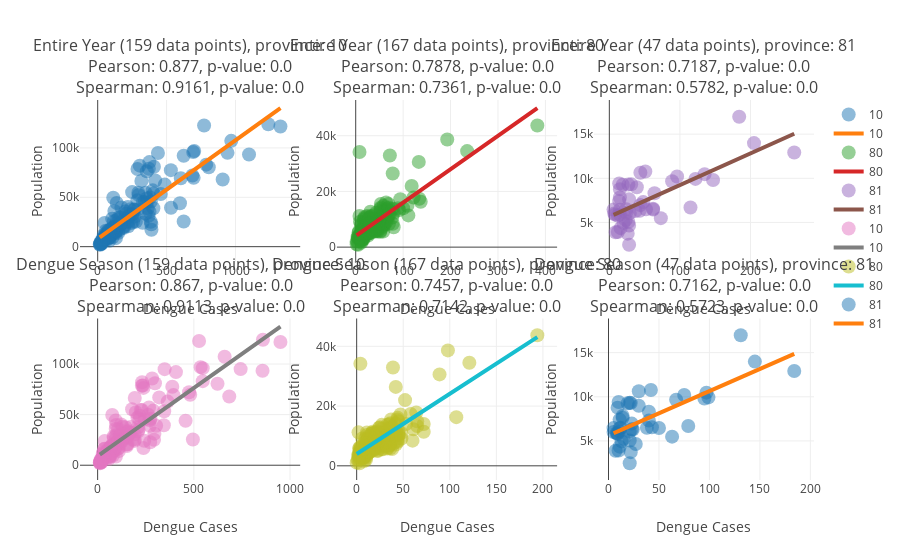

Here is the notebook cell this chart was saved with:
### Code cell
X, y = correlation_total_bs(df_survey, df_detect, df_area, df_cases, df_population)

### Figure 1 — Plotly figure (JSON) as saved in the notebook; plotly's stock layout.template omitted (floating-point values rounded to 4 significant figures; data arrays with more than 128 entries replaced by an {"elided": "..."} marker saying what was removed)
{"data": [{"marker": {"opacity": 0.5, "size": 14}, "mode": "markers", "name": "10", "text": {"elided": "159 int values"}, "type": "scatter", "uid": "b4dad5", "x": {"elided": "159 int values"}, "xaxis": "x", "y": {"elided": "159 int values"}, "yaxis": "y"}, {"line": {"width": 4}, "mode": "lines", "name": "10", "type": "scatter", "uid": "fef154", "x": {"elided": "159 int values"}, "xaxis": "x", "y": {"elided": "159 float values"}, "yaxis": "y"}, {"marker": {"opacity": 0.5, "size": 14}, "mode": "markers", "name": "80", "text": {"elided": "167 int values"}, "type": "scatter", "uid": "5f666a", "x": {"elided": "167 int values"}, "xaxis": "x2", "y": {"elided": "167 int values"}, "yaxis": "y2"}, {"line": {"width": 4}, "mode": "lines", "name": "80", "type": "scatter", "uid": "18cefa", "x": {"elided": "167 int values"}, "xaxis": "x2", "y": {"elided": "167 float values"}, "yaxis": "y2"}, {"marker": {"opacity": 0.5, "size": 14}, "mode": "markers", "name": "81", "text": [810507, 810205, 810508, 810504, 810505, 810603, 810503, 810602, 810601, 810701, 810117, 810703, 810801, 810115, 810116, 810118, 810807, 810804, 810702, 810704, 810402, 810806, 810401, 810405, 810403, 810304, 810303, 810404, 810803, 810805, 810407, 810604, 810506, 810406, 810509, 810202, 810203, 810501, 810204, 810111, 810201, 810105, 810103, 810206, 810808, 810106, 810305], "type": "scatter", "uid": "6c3ed1", "x": [16, 14, 12, 44, 62, 28, 20, 6, 31, 28, 96, 28, 48, 205, 262, 73, 15, 12, 29, 9, 52, 7, 62, 89, 122, 24, 64, 51, 27, 15, 37, 15, 26, 44, 27, 15, 19, 23, 39, 147, 43, 135, 184, 8, 14, 115, 24], "xaxis": "x3", "y": [4350, 9417, 3913, 6965, 6465, 7618, 4948, 6453, 9317, 4647, 10202, 2480.0, 7305, 13989, 12919, 5486, 7820, 5773, 6063, 3884, 6483, 6013, 6545, 9658, 9934.0, 6100, 8300, 10772, 9284, 6445, 6296, 5873, 3728, 10632, 5054, 8769, 9266, 5258.0, 8982, 9815, 6321, 10473, 16965, 5880, 7416, 6694, 6487], "yaxis": "y3"}, {"line": {"width": 4}, "mode": "lines", "name": "81", "type": "scatter", "uid": "c1bc94", "x": [16, 14, 12, 44, 62, 28, 20, 6, 31, 28, 96, 28, 48, 205, 262, 73, 15, 12, 29, 9, 52, 7, 62, 89, 122, 24, 64, 51, 27, 15, 37, 15, 26, 44, 27, 15, 19, 23, 39, 147, 43, 135, 184, 8, 14, 115, 24], "xaxis": "x3", "y": [6210.0, 6138.0, 6066.0, 7216.0, 7863.0, 6641.0, 6353.0, 5850.0, 6749.0, 6641.0, 9085.0, 6641.0, 7360.0, 13000.0, 15050.0, 8258.0, 6174.0, 6066.0, 6677.0, 5958.0, 7504.0, 5886.0, 7863.0, 8833.0, 10020.0, 6497.0, 7935.0, 7468.0, 6605.0, 6174.0, 6964.0, 6174.0, 6569.0, 7216.0, 6605.0, 6174.0, 6317.0, 6461.0, 7036.0, 10920.0, 7180.0, 10490.0, 12250.0, 5922.0, 6138.0, 9768.0, 6497.0], "yaxis": "y3"}, {"marker": {"opacity": 0.5, "size": 14}, "mode": "markers", "name": "10", "text": {"elided": "159 int values"}, "type": "scatter", "uid": "5a99ed", "x": {"elided": "159 int values"}, "xaxis": "x4", "y": {"elided": "159 int values"}, "yaxis": "y4"}, {"line": {"width": 4}, "mode": "lines", "name": "10", "type": "scatter", "uid": "58ec2a", "x": {"elided": "159 int values"}, "xaxis": "x4", "y": {"elided": "159 float values"}, "yaxis": "y4"}, {"marker": {"opacity": 0.5, "size": 14}, "mode": "markers", "name": "80", "text": {"elided": "167 int values"}, "type": "scatter", "uid": "857eae", "x": {"elided": "167 int values"}, "xaxis": "x5", "y": {"elided": "167 int values"}, "yaxis": "y5"}, {"line": {"width": 4}, "mode": "lines", "name": "80", "type": "scatter", "uid": "f158b6", "x": {"elided": "167 int values"}, "xaxis": "x5", "y": {"elided": "167 float values"}, "yaxis": "y5"}, {"marker": {"opacity": 0.5, "size": 14}, "mode": "markers", "name": "81", "text": [810507, 810205, 810508, 810504, 810505, 810603, 810503, 810602, 810601, 810701, 810117, 810703, 810801, 810115, 810116, 810118, 810807, 810804, 810702, 810704, 810402, 810806, 810401, 810405, 810403, 810304, 810303, 810404, 810803, 810805, 810407, 810604, 810506, 810406, 810509, 810202, 810203, 810501, 810204, 810111, 810201, 810105, 810103, 810206, 810808, 810106, 810305], "type": "scatter", "uid": "efb948", "x": [11, 10, 10, 23, 50, 14, 13, 5, 21, 27, 75, 21, 40, 145, 184, 63, 14, 9, 21, 7, 38, 5, 43, 67, 99, 11, 40, 42, 22, 11, 24, 9, 22, 30, 21, 9, 19, 15, 30, 95, 23, 97, 131, 8, 11, 79, 12], "xaxis": "x6", "y": [4350, 9417, 3913, 6965, 6465, 7618, 4948, 6453, 9317, 4647, 10202, 2480.0, 7305, 13989, 12919, 5486, 7820, 5773, 6063, 3884, 6483, 6013, 6545, 9658, 9934.0, 6100, 8300, 10772, 9284, 6445, 6296, 5873, 3728, 10632, 5054, 8769, 9266, 5258.0, 8982, 9815, 6321, 10473, 16965, 5880, 7416, 6694, 6487], "yaxis": "y6"}, {"line": {"width": 4}, "mode": "lines", "name": "81", "type": "scatter", "uid": "338534", "x": [11, 10, 10, 23, 50, 14, 13, 5, 21, 27, 75, 21, 40, 145, 184, 63, 14, 9, 21, 7, 38, 5, 43, 67, 99, 11, 40, 42, 22, 11, 24, 9, 22, 30, 21, 9, 19, 15, 30, 95, 23, 97, 131, 8, 11, 79, 12], "xaxis": "x6", "y": [6176.0, 6126.0, 6126.0, 6778.0, 8133.0, 6327.0, 6276.0, 5875.0, 6678.0, 6979.0, 9388.0, 6678.0, 7631.0, 12900.0, 14860.0, 8786.0, 6327.0, 6076.0, 6678.0, 5975.0, 7531.0, 5875.0, 7782.0, 8987.0, 10590.0, 6176.0, 7631.0, 7732.0, 6728.0, 6176.0, 6828.0, 6076.0, 6728.0, 7130.0, 6678.0, 6076.0, 6577.0, 6377.0, 7130.0, 10390.0, 6778.0, 10490.0, 12200.0, 6025.0, 6176.0, 9589.0, 6226.0], "yaxis": "y6"}], "layout": {"annotations": [{"font": {"size": 16}, "showarrow": false, "text": "Entire Year (159 data points), province: 10<br>Pearson: 0.877, p-value: 0.0<br>Spearman: 0.9161, p-value: 0.0", "x": 0.15, "xanchor": "center", "xref": "paper", "y": 1, "yanchor": "bottom", "yref": "paper"}, {"font": {"size": 16}, "showarrow": false, "text": "Entire Year (167 data points), province: 80<br>Pearson: 0.7878, p-value: 0.0<br>Spearman: 0.7361, p-value: 0.0", "x": 0.5, "xanchor": "center", "xref": "paper", "y": 1, "yanchor": "bottom", "yref": "paper"}, {"font": {"size": 16}, "showarrow": false, "text": "Entire Year (47 data points), province: 81<br>Pearson: 0.7187, p-value: 0.0<br>Spearman: 0.5782, p-value: 0.0", "x": 0.85, "xanchor": "center", "xref": "paper", "y": 1, "yanchor": "bottom", "yref": "paper"}, {"font": {"size": 16}, "showarrow": false, "text": "Dengue Season (159 data points), province: 10<br>Pearson: 0.867, p-value: 0.0<br>Spearman: 0.9113, p-value: 0.0", "x": 0.15, "xanchor": "center", "xref": "paper", "y": 0.425, "yanchor": "bottom", "yref": "paper"}, {"font": {"size": 16}, "showarrow": false, "text": "Dengue Season (167 data points), province: 80<br>Pearson: 0.7457, p-value: 0.0<br>Spearman: 0.7142, p-value: 0.0", "x": 0.5, "xanchor": "center", "xref": "paper", "y": 0.425, "yanchor": "bottom", "yref": "paper"}, {"font": {"size": 16}, "showarrow": false, "text": "Dengue Season (47 data points), province: 81<br>Pearson: 0.7162, p-value: 0.0<br>Spearman: 0.5723, p-value: 0.0", "x": 0.85, "xanchor": "center", "xref": "paper", "y": 0.425, "yanchor": "bottom", "yref": "paper"}], "autosize": true, "hovermode": "closest", "xaxis": {"anchor": "y", "autorange": true, "domain": [0, 0.3], "range": [-105.6, 1447.0], "title": "Dengue Cases", "type": "linear"}, "xaxis2": {"anchor": "y2", "autorange": true, "domain": [0.35, 0.65], "range": [-33.05, 418.0], "title": "Dengue Cases", "type": "linear"}, "xaxis3": {"anchor": "y3", "autorange": true, "domain": [0.7, 1], "range": [-17.55, 285.6], "title": "Dengue Cases", "type": "linear"}, "xaxis4": {"anchor": "y4", "autorange": true, "domain": [0, 0.3], "range": [-75.38, 1036.0], "title": "Dengue Cases", "type": "linear"}, "xaxis5": {"anchor": "y5", "autorange": true, "domain": [0.35, 0.65], "range": [-17.85, 211.8], "title": "Dengue Cases", "type": "linear"}, "xaxis6": {"anchor": "y6", "autorange": true, "domain": [0.7, 1], "range": [-11.47, 200.5], "title": "Dengue Cases", "type": "linear"}, "yaxis": {"anchor": "x", "autorange": true, "domain": [0.575, 1], "range": [-8967.0, 148200.0], "title": "Population", "type": "linear"}, "yaxis2": {"anchor": "x2", "autorange": true, "domain": [0.575, 1], "range": [-3011.0, 52710.0], "title": "Population", "type": "linear"}, "yaxis3": {"anchor": "x3", "autorange": true, "domain": [0.575, 1], "range": [1303.0, 18140.0], "title": "Population", "type": "linear"}, "yaxis4": {"anchor": "x4", "autorange": true, "domain": [0, 0.425], "range": [-8701.0, 144700.0], "title": "Population", "type": "linear"}, "yaxis5": {"anchor": "x5", "autorange": true, "domain": [0, 0.425], "range": [-2593.0, 47160.0], "title": "Population", "type": "linear"}, "yaxis6": {"anchor": "x6", "autorange": true, "domain": [0, 0.425], "range": [1303.0, 18140.0], "title": "Population", "type": "linear"}}}
